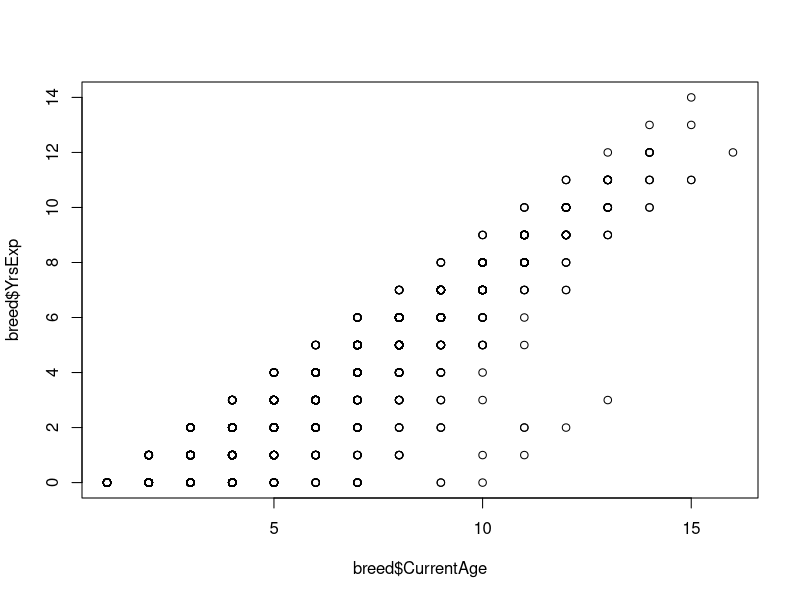

This figure's R source: (Note: this script raises an error after producing the figure.)
##Survival analyses 
##Data set has multiple rows per individual if they bred more than once

#use this on laptop
setwd("C:/Users/Erin/LittleBlueDinos")
#use this on school desktop
setwd("C:/Users/efeichtinger/LittleBlueDinos")

library(survival)
library(ggplot2)

data <- read.csv("Erin_Breeders_All_Years.csv")

#remove duplicates  - for years where there was more than one nest in a year
breed <- data[!duplicated(data),]
str(breed)

colnames(breed)[1] <- "ID"
colnames(breed)[2] <- "Band"
colnames(breed)[4] <- "FirstDateBred"

#convert dates to date format
breed$FirstDateBred <- as.Date(breed$FirstDateBred, format = "%m/%d/%Y")
breed$LastObsDate <- as.Date(breed$LastObsDate, format = "%m/%d/%Y")

#subtract dates to get number of days
date.diff<- breed$LastObsDate-breed$FirstDateBred

#and survival period in years, account for leap year 
breed["Yrs"] <- as.numeric(date.diff/365.25)

breed$FirstYr <- as.factor(breed$FirstYr)

#very important piece of code for the model to work properly, remove any 
#weird entries like birds that have negative years of experience or a negative
#survival interval 
breed <- subset(breed, breed$Yrs > 0 & breed$YrsExp >= 0)

#add column for censorship status, in survival package - 0=alive, 1=dead
breed["censorship"] <- 1
#If last observed date = 10/14/2015, 0 for still alive today
breed$censorship[which(breed$LastObsDate=="2015-10-14")]<-0

str(breed)

##Plot age at first breeding vs. years experience 
plot(breed$CurrentAge, breed$YrsExp)

#Want to get an idea of the different ages at which birds first start breeding
#GF suggests bubble plot - crime in the states example 
#I think I need to get the sum of the number of birds at each age first 
#breeding occurred

sum(breed)

##Find a different way to do this, there has got to be a better way
b1 <- subset(breed, breed$YrsExp ==0 & breed$AgeFirstBreed == 1)
b2 <- subset(breed, breed$YrsExp ==0 & breed$AgeFirstBreed == 2)
b3 <- subset(breed, breed$YrsExp ==0 & breed$AgeFirstBreed ==3)
b4 <- subset(breed, breed$YrsExp ==0 & breed$AgeFirstBreed == 4)
b5 <- subset(breed, breed$YrsExp ==0 & breed$AgeFirstBreed == 5)
b6 <- subset(breed, breed$YrsExp ==0 & breed$AgeFirstBreed == 6)
b7 <- subset(breed, breed$YrsExp ==0 & breed$AgeFirstBreed == 7)
b8 <- subset(breed, breed$YrsExp ==0 & breed$AgeFirstBreed == 8)
b9 <- subset(breed, breed$YrsExp ==0 & breed$AgeFirstBreed == 9)
b10 <- subset(breed, breed$YrsExp ==0 & breed$AgeFirstBreed == 10)

number <- c(52,494,298,75,22,6,8,0,2,1)
agename <- c("Age1","Age2","Age3","Age4","Age5","Age6","Age7","Age8","Age9",
             "Age10")
a <- data.frame(agename, number)

ggplot(a, aes(x=agename, y=number, size=number)) +
geom_point(colour="white", fill ="blue", shape=21)


#change back to numeric for survival object 
breed$MinDate <- as.numeric(breed$FirstDateBred)
breed$LastObsDate <- as.numeric(breed$LastObsDate)

